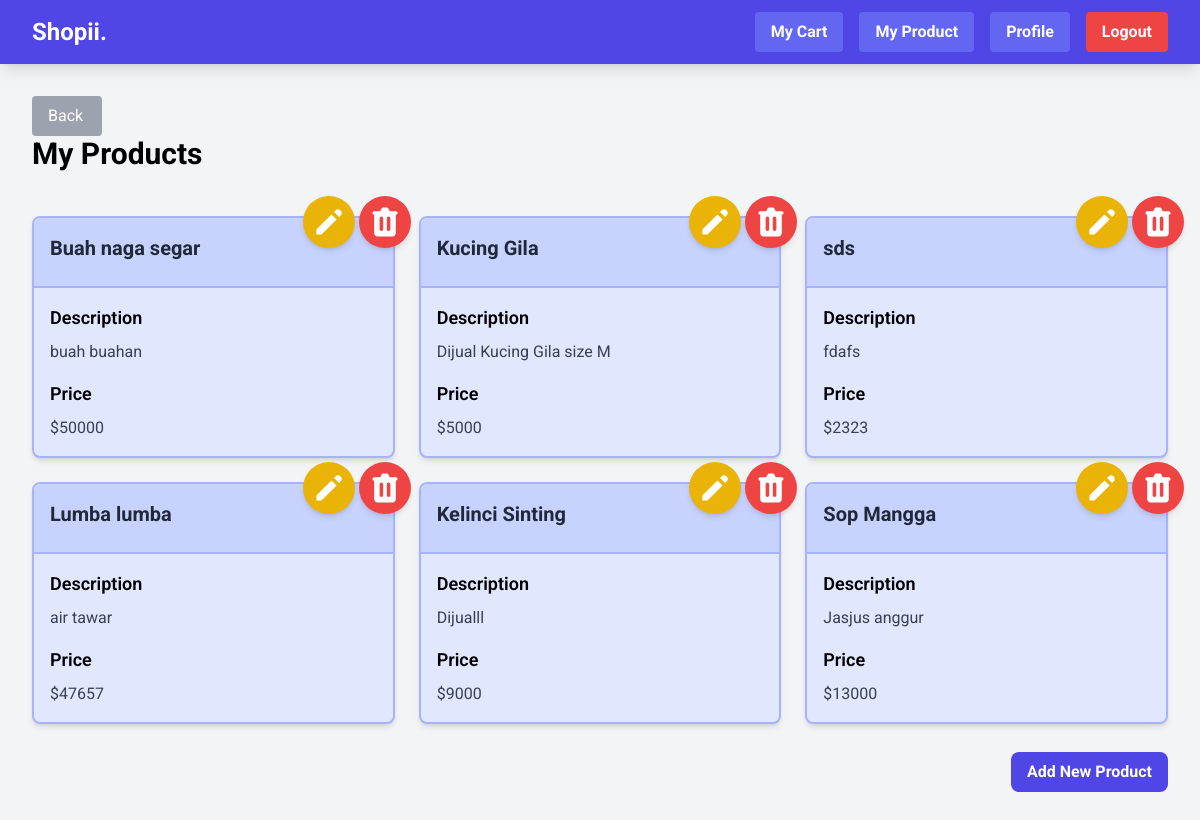
The app's page /my-product/ (signed in) with its own data.
### main/models.py (models this page shows, shortened)
class ProductEntry(models.Model):
    id = models.UUIDField(primary_key=True, default=uuid.uuid4, editable=False)  # tambahkan baris ini
    user = models.ForeignKey(User, on_delete=models.CASCADE)
    product_name = models.CharField(max_length=255)
    product_desc = models.TextField()
    price = models.IntegerField()

### main/views.py (the view)
# urls.py: path('my-product/', my_product, name='my-product'),
@login_required
def my_product(request):
    product_entries = ProductEntry.objects.filter(user=request.user)
    context = {
        'product_entries': product_entries,
    }
    return render(request, 'my_product.html', context)

### main/templates/my_product.html (shortened to what this page needs)
{% extends 'base.html' %}
{% load static %}
{% block content %}
{% include 'navbar.html' %}
<div class="overflow-x-hidden px-4 md:px-8 pb-8 pt-24 min-h-screen bg-gray-100 flex flex-col">
  <a href="{% url 'main:show_main' %}" class="bg-gray-400 w-[70px] hover:bg-gray-600 text-white py-2 px-4 rounded">
      Back
  </a>
  <h1 class="text-3xl font-bold mb-6">My Products</h1>
  {% if not product_entries %}
  <div class="flex flex-col items-center justify-center min-h-[24rem] p-6">
      <p class="text-center text-gray-600 mt-4">No products available in your catalog.</p>
  </div>
  {% else %}
  <div class="columns-1 sm:columns-2 lg:columns-3 gap-6 space-y-6 w-full">
      {% for product_entry in product_entries %}
          {% include 'card_product.html' with product_entry=product_entry %}
      {% endfor %}
  </div>
  {% endif %}
  <div class="flex justify-end mt-6">
    <a href="{% url 'main:create_product_entry' %}" class="bg-indigo-600 hover:bg-indigo-700 text-white font-bold py-2 px-4 rounded-lg transition duration-300 ease-in-out transform hover:-translate-y-1 hover:scale-105">
        Add New Product
    </a>
  </div>
</div>
{% endblock content %}

### main/templates/card_product.html (shortened to what this page needs)
<div class="relative break-inside-avoid">
  <div class="relative top-5 bg-indigo-100 shadow-md rounded-lg mb-6 flex flex-col border-2 border-indigo-300 transform transition-transform duration-300">
      <div class="bg-indigo-200 text-gray-800 p-4 rounded-t-lg border-b-2 border-indigo-300">
          <h3 class="font-bold text-xl mb-2">{{ product_entry.product_name }}</h3>
      </div>
      <div class="p-4">
          <p class="font-semibold text-lg mb-2">Description</p>
          <p class="text-gray-700 mb-4">
              {{ product_entry.product_desc }}
          </p>
          <p class="font-semibold text-lg mb-2">Price</p>
          <p class="text-gray-700">
              ${{ product_entry.price }}
          </p>
      </div>
  </div>
  <div class="absolute top-0 -right-4 flex space-x-1">
      <a href="{% url 'main:edit_product' product_entry.pk %}" class="bg-yellow-500 hover:bg-yellow-600 text-white rounded-full p-2 transition duration-300 shadow-md">
          <svg xmlns="http://www.w3.org/2000/svg" class="h-9 w-9" viewBox="0 0 20 20" fill="currentColor">
              <path d="M13.586 3.586a2 2 0 112.828 2.828l-.793.793-2.828-2.828.793-.793zM11.379 5.793L3 14.172V17h2.828l8.38-8.379-2.83-2.828z" />
          </svg>
      </a>
      <a href="{% url 'main:delete_product' product_entry.pk %}" class="bg-red-500 hover:bg-red-600 text-white rounded-full p-2 transition duration-300 shadow-md">
      </a>
  </div>
</div>

### templates/base.html (style rules this page uses)
body { font-family: 'Roboto', sans-serif; }

### records on screen
ProductEntry: product_name "Buah naga segar", product_desc "buah buahan", price "50000"
ProductEntry: product_name "Lumba lumba", product_desc "air tawar", price "47657"
ProductEntry: product_name "Kucing Gila", product_desc "Dijual Kucing Gila size M", price "5000"
ProductEntry: product_name "Kelinci Sinting", product_desc "Dijualll", price "9000"
ProductEntry: product_name "sds", product_desc "fdafs", price "2323"
ProductEntry: product_name "Sop Mangga", product_desc "Jasjus anggur", price "13000"
